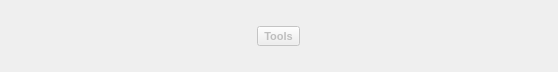
<?xml version="1.0" encoding="UTF-8"?>
<ui version="4.0">
 <class>Form</class>
 <widget class="QWidget" name="Form">
  <property name="geometry">
   <rect>
    <x>0</x>
    <y>0</y>
    <width>558</width>
    <height>72</height>
   </rect>
  </property>
  <property name="windowTitle">
   <string>Form</string>
  </property>
  <layout class="QVBoxLayout" name="verticalLayout">
   <item>
    <layout class="QHBoxLayout" name="horizontalLayout_2">
     <property name="spacing">
      <number>0</number>
     </property>
     <item>
      <widget class="QToolButton" name="toolsButton">
       <property name="enabled">
        <bool>false</bool>
       </property>
       <property name="font">
        <font>
         <pointsize>8</pointsize>
         <weight>75</weight>
         <bold>true</bold>
        </font>
       </property>
       <property name="text">
        <string>Tools</string>
       </property>
       <property name="icon">
        <iconset>
         <normaloff>../../../../../../../usr/share/icons/gnome/24x24/actions/gtk-execute.png</normaloff>../../../../../../../usr/share/icons/gnome/24x24/actions/gtk-execute.png</iconset>
       </property>
       <property name="toolButtonStyle">
        <enum>Qt::ToolButtonTextUnderIcon</enum>
       </property>
      </widget>
     </item>
    </layout>
   </item>
  </layout>
 </widget>
 <resources/>
 <connections/>
</ui>
